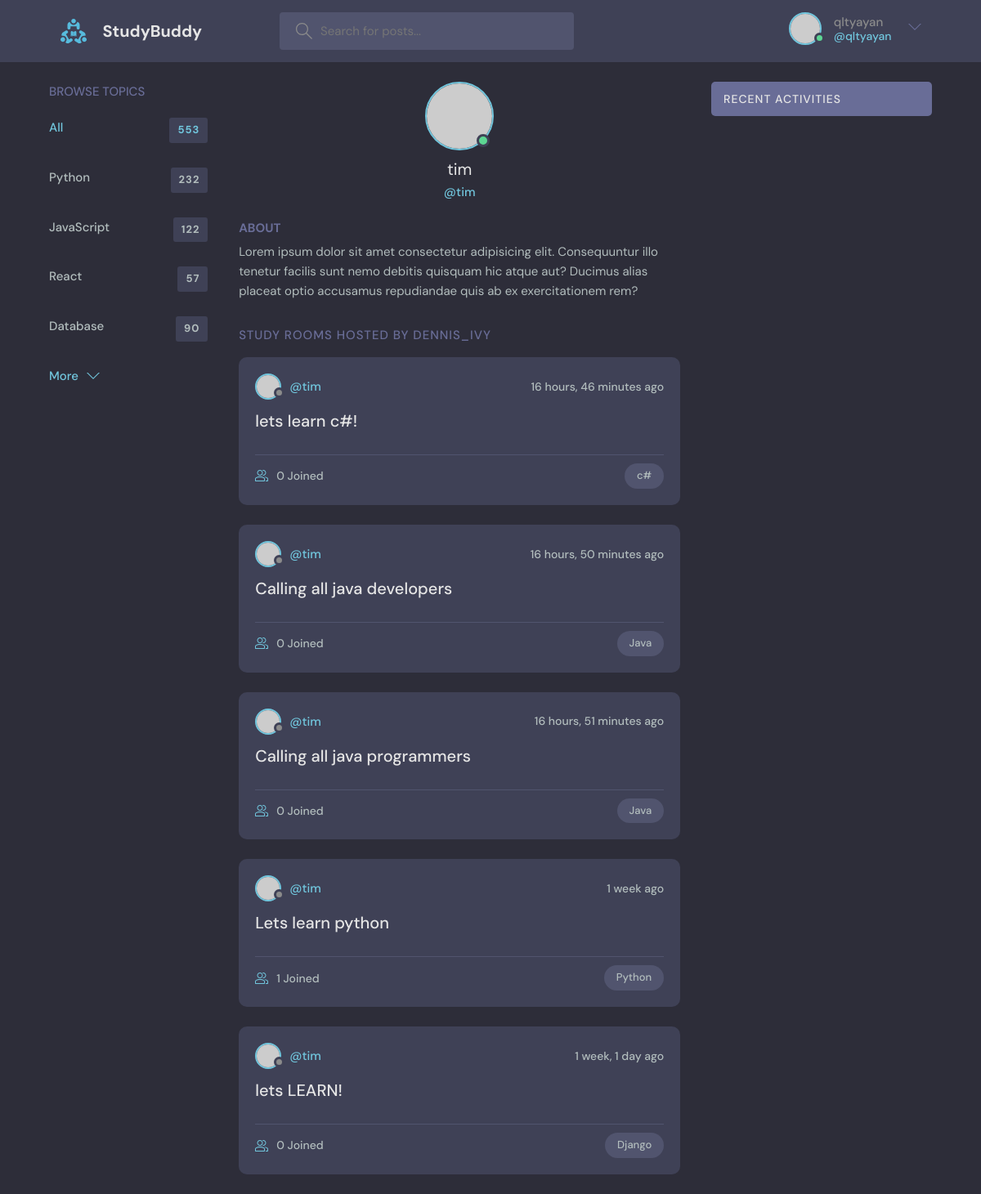
The app's page /profile/2/ (signed in) with its own data.
### base/models.py (models this page shows, shortened)
class Room(models.Model):
    host =  models.ForeignKey(User, on_delete = models.SET_NULL, null=True)
    topic = models.ForeignKey(Topic, on_delete = models.SET_NULL, null=True)
    name = models.CharField(max_length=200)
    description = models.TextField(null=True, blank=True)
    participants = models.ManyToManyField(User, related_name='participants', blank=True)
    update = models.DateTimeField(auto_now=True) # will be used in the class Meta
    created = models.DateTimeField(auto_now_add=True) # will be used in the class Meta
    class Meta:
        ordering = ['-update', '-created'] #with "-" means updated order

class Topic(models.Model):
    name=models.CharField(max_length=200)

### base/views.py (the view)
# urls.py: path('profile/<str:pk>/', views.userProfile, name='user-profile'),
def userProfile(request, pk):
    user = User.objects.get(id=pk)
    rooms = user.room_set.all()
    room_message = user.message_set.all()
    topics= Topic.objects.all()
    context={'user':user, 'rooms':rooms, 'room_messagesd':room_message, 'topics':topics}
    return render(request, 'base/profile.html', context)

### base/templates/base/profile.html (shortened to what this page needs)
{% extends 'main.html' %}
{% block content %}
<main class="profile-page layout layout--3">
    <div class="container">
        <div class="topics">
            <div class="topics__header">
                <h2>Browse Topics</h2>
            </div>
            <ul class="topics__list">
                <li>
                    <a href="/" class="active">All <span>553</span></a>
                </li>
                <li>
                    <a href="/">Python <span>232</span></a>
                </li>
                <li>
                    <a href="/">JavaScript <span>122</span></a>
                </li>
                <li>
                    <a href="/">React <span>57</span></a>
                </li>
                <li>
                    <a href="/">Database <span>90</span></a>
                </li>
            </ul>
            <button class="btn btn--link" href="/">
                More
                <svg version="1.1" xmlns="http://www.w3.org/2000/svg" width="32" height="32" viewBox="0 0 32 32">
                    <title>chevron-down</title>
                    <path d="M16 21l-13-13h-3l16 16 16-16h-3l-13 13z"></path>
                </svg>
            </button>
        </div>
        <div class="roomList">
            <div class="profile">
                <div class="profile__avatar">
                    <div class="avatar avatar--large active">
                        <img src="https://randomuser.me/api/portraits/men/11.jpg" />
                    </div>
                </div>
                <div class="profile__info">
                    <h3>{{user.username}}</h3>
                    <p>@{{user.username}}</p>
                </div>
                <div class="profile__about">
                    <h3>About</h3>
                    <p>
                        Lorem ipsum dolor sit amet consectetur adipisicing elit. Consequuntur illo tenetur
                        facilis sunt nemo debitis quisquam hic atque aut? Ducimus alias placeat optio
                        accusamus repudiandae quis ab ex exercitationem rem?
                    </p>
                </div>
            </div>
            <div class="roomList__header">
                <div>
                    <h2>Study Rooms Hosted by dennis_ivy</a>
                    </h2>
                </div>
            </div>
            {% include 'base/feed_components.html' %}
        </div>
        {% include 'base/activity_components.html' %}
    </div>
</main>
{% endblock content %}

### templates/navbar.html (shortened to what this page needs)
{% load static %}
<header class="header header--loggedIn">
    <div class="container">
        <a href="{% url 'home' %}" class="header__logo">
            <img src="{% static 'images/logo.svg' %}" />
            <h1>StudyBuddy</h1>
        </a>
        <form class="header__search" method="GET" action="{% url 'home' %}">
            <label>
                <input name="q" placeholder="Search for posts..." />
            </label>
        </form>
        <nav class="header__menu">
            {% if request.user.is_authenticated %}
            <div class="header__user">
                <a href="{% url 'update-user' %}">
                    <div class="avatar avatar--medium active">
                        <img src="https://randomuser.me/api/portraits/men/37.jpg" />
                    </div>
                    <p>{{request.user.username}}<span>@{{request.user.username}}</span></p>
                </a>
                <button class="dropdown-button">
                    <svg version="1.1" xmlns="http://www.w3.org/2000/svg" width="32" height="32" viewBox="0 0 32 32">
                        <title>chevron-down</title>
                        <path d="M16 21l-13-13h-3l16 16 16-16h-3l-13 13z"></path>
                    </svg>
                </button>
            </div>
            {% else%}
            <a href="{% url 'login' %}">
                <img src="{% static 'images/avatar.svg' %}" />
                <p>Login</p>
            </a>
            {% endif %}
        </nav>
    </div>
</header>

### base/templates/base/feed_components.html (shortened to what this page needs)
{% for room in rooms %}
<div class="roomListRoom">
    <div class="roomListRoom__header">
        <a href="{% url 'user-profile' room.id %}" class="roomListRoom__author">
            <div class="avatar avatar--small">
                <img src="https://randomuser.me/api/portraits/women/11.jpg" />
            </div>
            <span>@{{room.host.username}}</span>
        </a>
        <div class="roomListRoom__actions">
            <span>{{room.created|timesince}} ago</span>
        </div>
    </div>
    <div class="roomListRoom__content">
        <a href="{% url 'room' room.id %}">{{room.name}}</a>
    </div>
    <div class="roomListRoom__meta">
        <a href="{% url 'room' room.id %}" class="roomListRoom__joined">
            {{room.participants.all.count}} Joined
        </a>
        <p class="roomListRoom__topic">{{room.topic.name}}</p>
    </div>
</div>
{% endfor %}

### records on screen
Room: host.username "tim", created "16 hours, 46 minutes", name "lets learn c#!", participants.all.count "0", topic.name "c#"
Room: host.username "tim", created "16 hours, 50 minutes", name "Calling all java developers", participants.all.count "0", topic.name "Java"
Room: host.username "tim", created "16 hours, 51 minutes", name "Calling all java programmers", participants.all.count "0", topic.name "Java"
Room: host.username "tim", created "1 week", name "Lets learn python", participants.all.count "1", topic.name "Python"
Room: host.username "tim", created "1 week, 1 day", name "lets LEARN!", participants.all.count "0", topic.name "Django"

### other values on screen
{{ request.user.username }} "qltyayan"
{{ user.username }} "tim"
